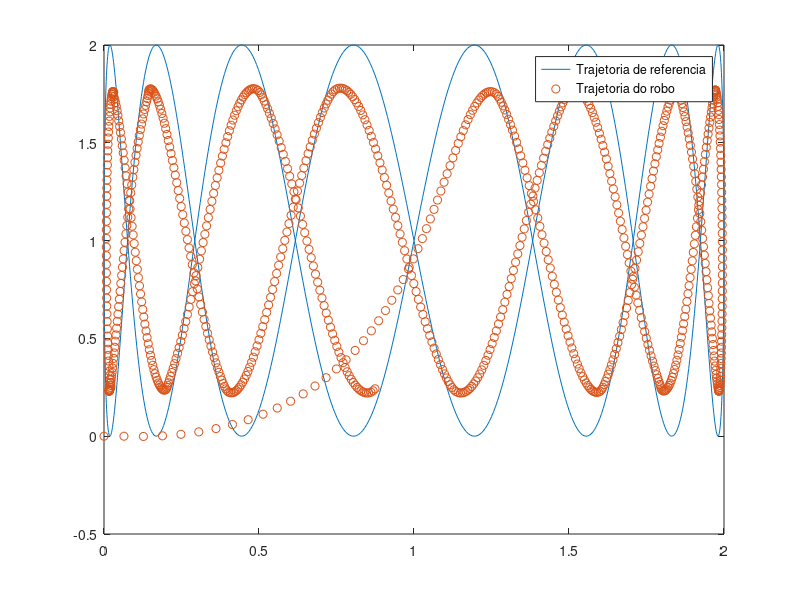

MATLAB code for this plot:
clear

% Tempo de amostragem
Ts = 0.033;

% Tempo de simulacao
t = 0:Ts:30;

% Trajetoria
ganho = 1;
freq = 2*pi/30;
traj = [1 + ganho*sin(freq*t); 1 + ganho*sin(8*freq*t)];

% Definicao do sistema
G = [0 1 0 0;
     0 0 0 0;
     0 0 0 1;
     0 0 0 0];

H = [0 0;
     1 0;
     0 0;
     0 1];
 
C = [1;
     1;
     0];
 

% Calculo da matriz de ganho K
poles = [-1, -1, -2, -2];
K = place(G, H, poles);

% Condicao inicial
i_pose = [0, 0, 0];
i_vel = [(traj(1,2) - traj(1,1))/Ts, (traj(2,2) - traj(2,1))/Ts];

% Set das variaveis do primeiro loop
x_pos = i_pose(1);
y_pos = i_pose(2);
theta = i_pose(3);
x_vel = i_vel(1);
y_vel = i_vel(2);

robot_x_pos = [];
robot_y_pos = [];

% Loop de simulacao
for k = 1:length(t)
    robot_x_pos = [robot_x_pos; x_pos];
    robot_y_pos = [robot_y_pos; y_pos];
    
    % Calculo das referencias por loop
    x_pos_ref = traj(1,k);
    y_pos_ref = traj(2,k);
    x_vel_ref  = (x_pos_ref - x_pos);
    y_vel_ref  = (y_pos_ref - y_pos);
    
    % Calculo dos estados (erros)
    z_e = [x_pos_ref - x_pos;
           x_vel_ref - x_vel;
           y_pos_ref - y_pos;
           y_vel_ref - y_vel];
      
    % Calculo das aceleraçoes de referencia
    x_a_ref = (x_vel_ref - x_vel);
    y_a_ref = (y_vel_ref - y_vel);
    
    % Lei de controle
    mid_u = K*z_e + [x_a_ref; y_a_ref];
    
    % Calculo da matriz F
    v = sqrt((x_vel)^2 + (y_vel)^2);
    F = [cos(theta) -v*sin(theta);
         sin(theta) v*cos(theta)]; 
    final_u = F^(-1)*mid_u;
    
    % Entrada no robo
    v = final_u(1)*Ts + v; % integra dv
    w = final_u(2);
    robot_input = [v; w];
    robot_cinematic = [cos(theta) 0;
                       sin(theta) 0;
                                0 1];
    dout_robot = robot_cinematic * robot_input;
    
    % "Leitura" dos estados do robô (integrando a saída)
    noise = 0.00; % Set to experiment with noise (e.g. 0.001)
    out_robot = [x_pos + Ts*dout_robot(1);
                 y_pos + Ts*dout_robot(2);
                 theta + Ts*dout_robot(3)];
    
    x_vel = dout_robot(1);
    y_vel = dout_robot(2);
    
    x_pos = out_robot(1);
    y_pos = out_robot(2);
    theta = out_robot(3);
end

plot(traj(1,:), traj(2,:));
hold on
plot(robot_x_pos, robot_y_pos, "o");
hold off
legend("Trajetoria de referencia", "Trajetoria do robo");
